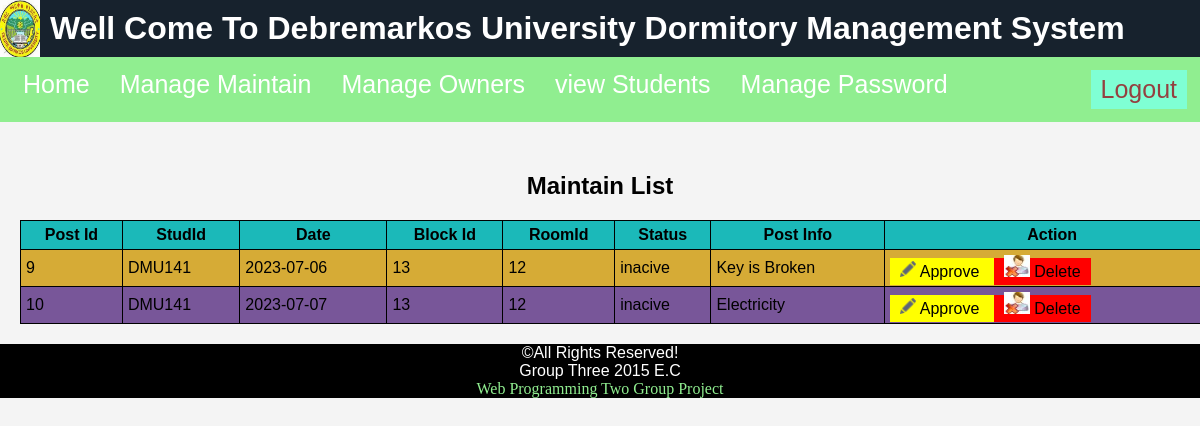
The page /proctor/viewMaintain.php (signed in) on the database its author committed.
### tables this page shows
CREATE TABLE `maintain` (
  `PostId` int(11) NOT NULL,
  `StudId` varchar(10) NOT NULL,
  `Date` date NOT NULL,
  `BlockId` int(2) NOT NULL,
  `RoomId` int(2) NOT NULL,
  `Status` varchar(10) NOT NULL,
  `PostInfo` varchar(300) NOT NULL,
  `State` varchar(10) NOT NULL
);

### proctor/viewMaintain.php (the view, shortened to what this page needs)
<?php
include("header.php");
require("../connect.php");
$query = "SELECT * FROM Maintain";
$result = mysqli_query($connect, $query);
?>
<!DOCTYPE html>
<html>
<head>
</head>
<body>
    <h2>Maintain List</h2>
    <table>
        <thead>
            <tr>
                <th>Post Id</th>
                <th>StudId</th>
                <th>Date</th>
                <th>Block Id</th>
                <th>RoomId</th>
                <th>Status</th>
                <th>Post Info</th>
                <th>Action</th>
            </tr>
        </thead>
        <tbody>
            <?php while ($row = mysqli_fetch_assoc($result)): ?>
                <tr>
                    <td>
                        <?php echo $row['PostId']; $r=$row["PostId"]; ?>
                    </td>
                    <td>
                        <?php echo $row['StudId']; ?>
                    </td>
                    <td>
                        <?php echo $row['Date']; ?>
                    </td>
                    <td>
                        <?php echo $row['BlockId']; ?>
                    </td>
                    <td>
                        <?php echo $row['RoomId']; ?>
                    </td>
                    <td>
                        <?php echo $row['Status']; ?>
                    </td>
                    <td>
                        <?php echo $row['PostInfo']; ?>
                    </td>
                     <td>
                        <a href="Approve.php?id=<?php echo $row['PostId']; ?>" style="background-color: yellow; color: black;" onclick="return confirm('Really Do you Want to Approve (<?php echo $r ?>)?');"><img src="../img/edit.png" width="16" id="view" height="16" alt="" /> Approve </a>
                        <a href="DeleteStud.php?id=<?php echo $row['PostId']; ?>" style="background-color: red; color: black;" onclick="return confirm('Really Do you Want to Delete (<?php echo $r ?>)?');"><img src="../img/deluser.jpg" width="26" id="view" height="22" alt="" /> Delete </a>
                    </td>
                </tr>
            <?php endwhile; ?>
        </tbody>
    </table>
</body>
</html>
<?php
include("../footer.php");
?>

### style.css (style rules this page uses)
a { color: #fff; text-decoration: none; padding: 5px 10px; }
body { font-family: Arial, sans-serif; background-color: #f4f4f4; margin: 0; padding: 0; }
h2 { text-align: center; margin-top: 50px; }
table { width: 100%; border-collapse: collapse; margin-top: 10px; padding: 5px; }
th { background-color: rgb(27, 185, 185); }
tr:nth-child(even) { background-color: rgb(120, 86, 153); }
tr:nth-child(odd) { background-color: rgb(214, 171, 54); }

### proctor/header.php (style rules this page uses)
table { width: 100%; border-collapse: collapse; margin-top: 10px; padding: 5px; }
th { background-color: rgb(27, 185, 185); }
tr:nth-child(even) { background-color: rgb(120, 86, 153); }
tr:nth-child(odd) { background-color: rgb(214, 171, 54); }

### proctor/viewMaintain.php (style rules this page uses)
table { border-collapse: collapse; margin: 20px; padding: 20px; }
th, td { border: 1px solid black; padding: 5px; }

### rows shown on the page
maintain: PostId "9", StudId "DMU141", Date "2023-07-06", BlockId "13", RoomId "12", Status "inacive", PostInfo "Key is Broken"
maintain: PostId "10", StudId "DMU141", Date "2023-07-07", BlockId "13", RoomId "12", Status "inacive", PostInfo "Electricity"
